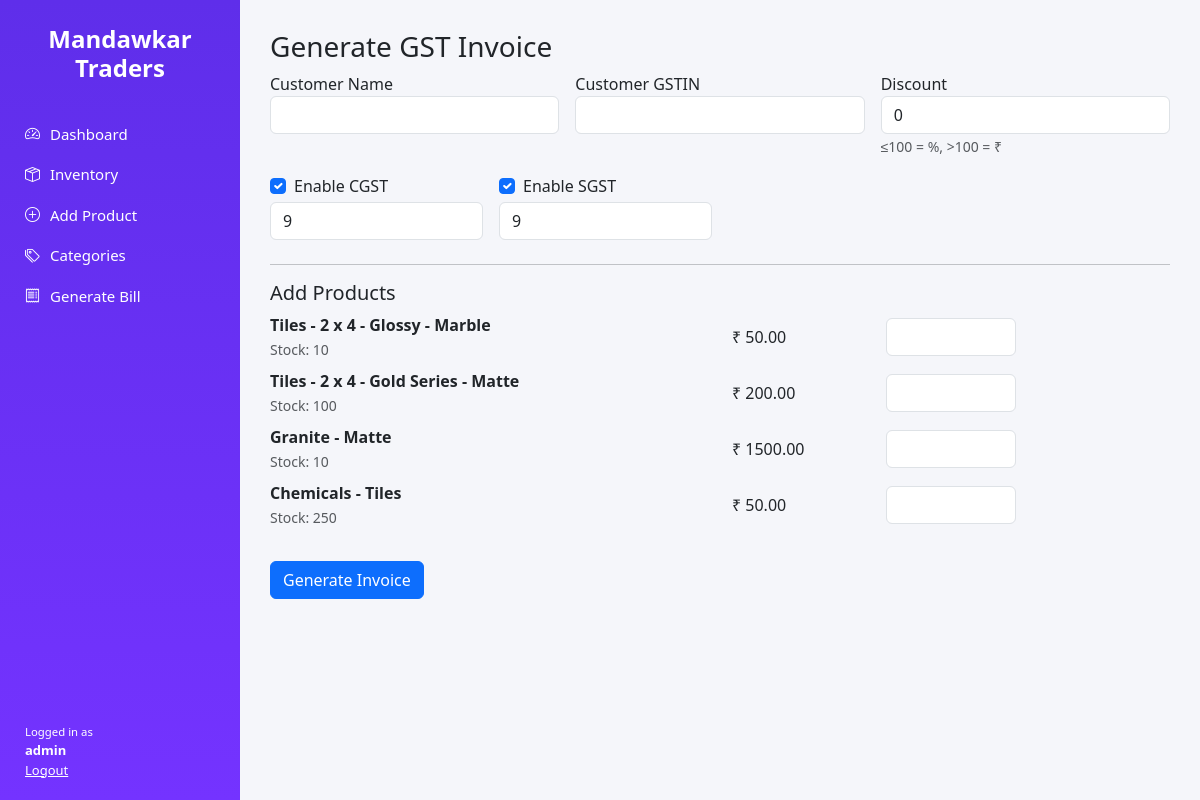
/invoice (signed in), run on the app's committed database.
### tables this page shows
CREATE TABLE products (
            id INTEGER PRIMARY KEY AUTOINCREMENT,
            category TEXT NOT NULL,
            size TEXT,
            type TEXT,
            variant TEXT,
            pattern TEXT,
            quantity INTEGER NOT NULL,
            threshold INTEGER NOT NULL DEFAULT 10,
            price REAL NOT NULL,
            last_updated TEXT NOT NULL
        );

### app.py (the view, shortened to what this page needs)
@app.route("/invoice", methods=["GET", "POST"])
@login_required("admin")
def create_invoice():
    conn = get_connection()
    cursor = conn.cursor()
    cursor.execute("SELECT * FROM products")
    products = cursor.fetchall()
    conn.close()
    return render_template("create_invoice.html", products=products)

### app.py (called while the page is built)
def login_required(role=None):
    def decorator(func):
        @wraps(func)
        def wrapper(*args, **kwargs):
            if "user" not in session:
                return redirect(url_for("login"))
            if role and session.get("role") != role:
                return "Access Denied", 403
            return func(*args, **kwargs)
        return wrapper
    return decorator

### utils/db.py (called while the page is built)
def get_connection():
    return sqlite3.connect(DB_NAME)

### templates/create_invoice.html
{% extends "base.html" %}
{% block content %}
<h3>Generate GST Invoice</h3>
<form method="POST">
  <div class="row g-3 mb-3">
    <div class="col-md-4">
      <label>Customer Name</label>
      <input name="customer_name" class="form-control" required>
    </div>
    <div class="col-md-4">
      <label>Customer GSTIN</label>
      <input name="customer_gstin" class="form-control">
    </div>
    <div class="col-md-4">
      <label>Discount</label>
      <input name="discount" type="number" step="0.01" value="0" class="form-control">
      <small class="text-muted">≤100 = %, >100 = ₹</small>
    </div>
  </div>
  <div class="row g-3 mb-4">
    <div class="col-md-3">
      <div class="form-check">
        <input class="form-check-input" type="checkbox" name="enable_cgst" checked>
        <label class="form-check-label">Enable CGST</label>
      </div>
      <input name="cgst_percent" type="number" step="0.01" value="9" class="form-control mt-1">
    </div>
    <div class="col-md-3">
      <div class="form-check">
        <input class="form-check-input" type="checkbox" name="enable_sgst" checked>
        <label class="form-check-label">Enable SGST</label>
      </div>
      <input name="sgst_percent" type="number" step="0.01" value="9" class="form-control mt-1">
    </div>
  </div>
  <hr>
  <h5>Add Products</h5>
  {% for p in products %}
  <div class="row align-items-center mb-2">
    <div class="col-md-6">
      <strong>
        {{ p[1] }}
        {% if p[2] %} - {{ p[2] }}{% endif %}
        {% if p[3] %} - {{ p[3] }}{% endif %}
        {% if p[5] %} - {{ p[5] }}
        {% elif p[4] %} - {{ p[4] }}
        {% endif %}
      </strong>
      <br>
      <small class="text-muted">Stock: {{ p[6] }}</small>
    </div>
    <div class="col-md-2">
      ₹ {{ "%.2f"|format(p[8]) }}
    </div>
    <div class="col-md-2">
      <input type="number"
             name="qty_{{ p[0] }}"
             min="0"
             max="{{ p[6] }}"
             class="form-control">
    </div>
  </div>
  {% endfor %}
  <button class="btn btn-primary mt-4">
    Generate Invoice
  </button>
</form>
{% endblock %}

### static/css/theme.css (style rules this page uses)
body { margin: 0; font-family: 'Segoe UI', sans-serif; background: #f5f6fa; }

### data on the page
products: category "Tiles", size "2 x 4", type "Glossy", pattern "Marble", quantity "10", price "50.00"
products: category "Tiles", size "2 x 4", type "Gold Series", pattern "Matte", quantity "100", price "200.00"
products: category "Granite", type "Matte", quantity "10", price "1500.00"
products: category "Chemicals", type "Tiles", quantity "250", price "50.00"

### other printed values
{{ session.get('user') }} "admin"
